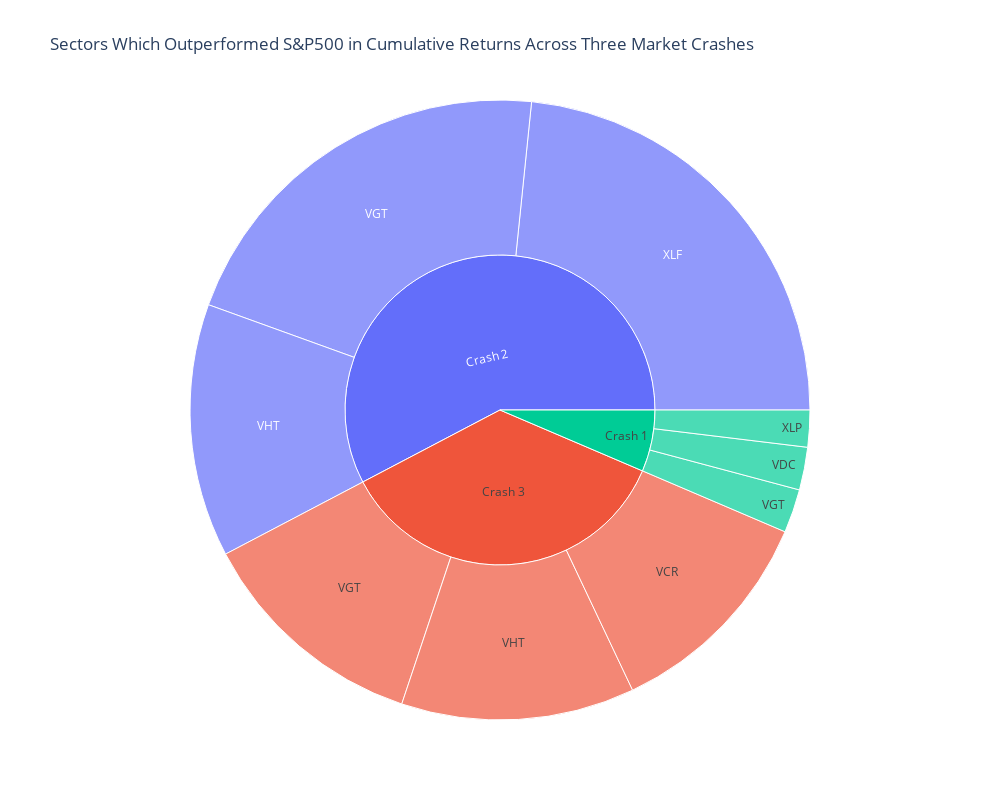

Write notebook code for a chart like this one.
### Code cell
# Render sunburst plot to demonstrate the top performing sector ETFs across all three market4 crashes. 
c123_cumulative_return_sunburst_csv_fig = px.sunburst(
    c123_cumulative_return_sunburst_csv, 
    path=['Crash', 'Ticker'], 
    values='Cumulative Return',
    title='Sectors Which Outperformed S&P500 in Cumulative Returns Across Three Market Crashes',
    height=800,
    width=1000,
)

c123_cumulative_return_sunburst_csv_fig.show()

### Figure 1 — Plotly figure (JSON) as saved in the notebook; plotly's stock layout.template omitted (floating-point values rounded to 4 significant figures)
{"data": [{"branchvalues": "total", "domain": {"x": [0, 1], "y": [0, 1]}, "hovertemplate": "labels=%{label}<br>Cumulative Return=%{value}<br>parent=%{parent}<br>id=%{id}<extra></extra>", "ids": ["Crash 3/VCR", "Crash 1/VDC", "Crash 1/VGT", "Crash 2/VGT", "Crash 3/VGT", "Crash 2/VHT", "Crash 3/VHT", "Crash 2/XLF", "Crash 1/XLP", "Crash 1", "Crash 2", "Crash 3"], "labels": ["VCR", "VDC", "VGT", "VGT", "VGT", "VHT", "VHT", "XLF", "XLP", "Crash 1", "Crash 2", "Crash 3"], "level": "c9452d", "name": "", "parents": ["Crash 3", "Crash 1", "Crash 1", "Crash 2", "Crash 3", "Crash 2", "Crash 3", "Crash 2", "Crash 1", "", "", ""], "type": "sunburst", "values": [0.4747, 0.09175, 0.09363, 0.8685, 0.5007, 0.5435, 0.5007, 0.9616, 0.07904, 0.2644, 2.374, 1.476]}], "layout": {"height": 800, "legend": {"tracegroupgap": 0}, "title": {"text": "Sectors Which Outperformed S&P500 in Cumulative Returns Across Three Market Crashes"}, "width": 1000}}
